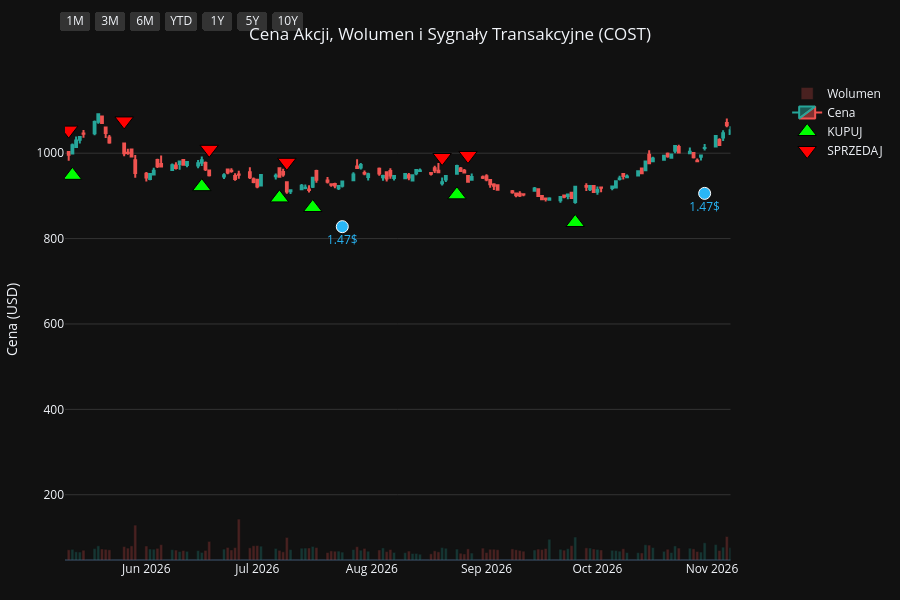
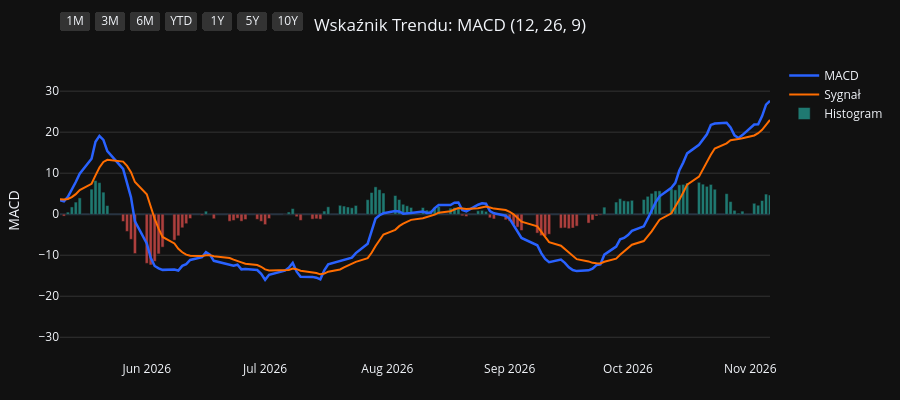
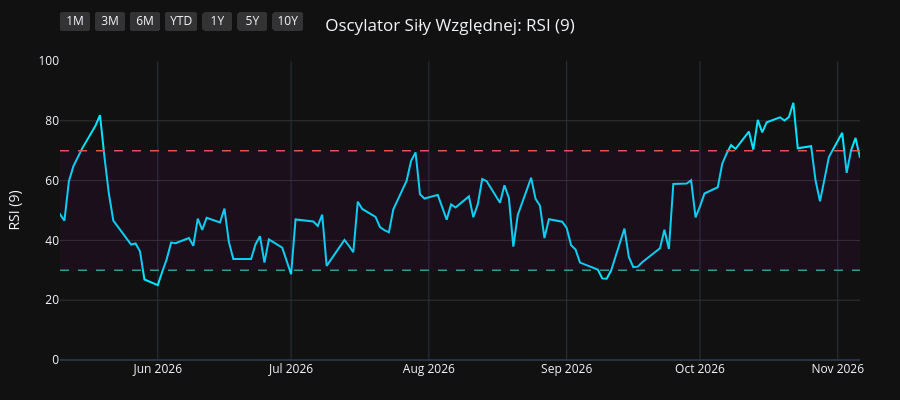
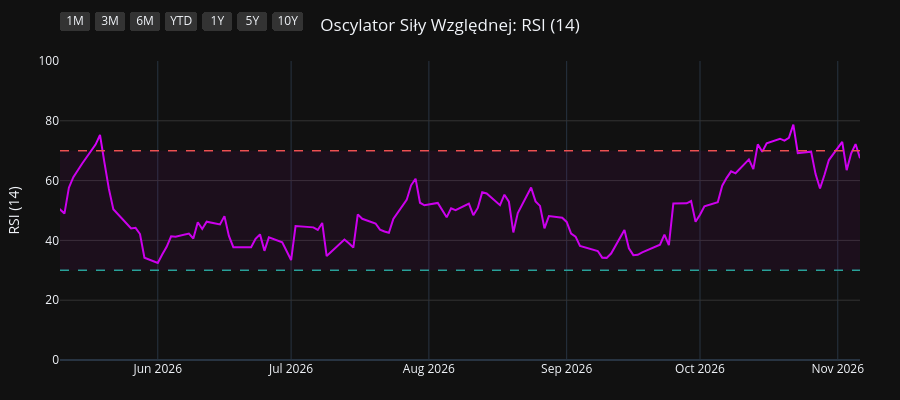

Here is the notebook cell these charts were saved with, in order:
### Code cell
import os
import yfinance as yf
import pandas as pd
import pandas_ta as ta
import plotly.graph_objects as go
from plotly.subplots import make_subplots

# 1. Pobranie i przygotowanie danych
symbol = os.environ.get("STOCK_TICKER", "").strip().upper()
if not symbol:
    raise RuntimeError("Set STOCK_TICKER before running price_extractor.ipynb")
df = yf.Ticker(symbol).history(period="10y")
df.index = df.index.tz_localize(None)

# Wskaźniki i sygnały
df.ta.macd(fast=12, slow=26, signal=9, append=True)
df.ta.rsi(length=9, append=True)
df.ta.rsi(length=14, append=True)
df.ta.rsi(length=21, append=True)
df.dropna(inplace=True)

macd = df['MACD_12_26_9']
signal = df['MACDs_12_26_9']
wczorajszy_macd = macd.shift(1)
wczorajszy_signal = signal.shift(1)

df['Decyzja'] = 'BRAK'
df.loc[(macd > signal) & (wczorajszy_macd <= wczorajszy_signal), 'Decyzja'] = 'KUPUJ'
df.loc[(macd < signal) & (wczorajszy_macd >= wczorajszy_signal), 'Decyzja'] = 'SPRZEDAJ'

df_kupuj = df[df['Decyzja'] == 'KUPUJ']
df_sprzedaj = df[df['Decyzja'] == 'SPRZEDAJ']
df_dywidendy = df[df['Dividends'] > 0]
df_splity = df[df['Stock Splits'] > 0]

# Wspólna konfiguracja osi X
konfiguracja_osi_x = dict(
    type="date",
    showspikes=True, spikemode="across", spikesnap="cursor", spikedash="dot", spikecolor="#ffffff", spikethickness=1, hoverformat="%Y-%m-%d",
    rangeselector=dict(
        buttons=list([
            dict(count=1, label="1M", step="month", stepmode="backward"),
            dict(count=3, label="3M", step="month", stepmode="backward"),
            dict(count=6, label="6M", step="month", stepmode="backward"),
            dict(count=1, label="YTD", step="year", stepmode="todate"),
            dict(count=1, label="1Y", step="year", stepmode="backward"),
            dict(count=5, label="5Y", step="year", stepmode="backward"),
            dict(step="all", label="10Y")
        ]),
        bgcolor="#333333", activecolor="#2962ff", x=0, y=1.1
    )
)

# ==========================================
# WYKRES 1: CENA + WOLUMEN + SYGNAŁY
# ==========================================
fig1 = make_subplots(specs=[[{"secondary_y": True}]])

kolory_wolumenu = ['#26a69a' if row['Close'] >= row['Open'] else '#ef5350' for index, row in df.iterrows()]
fig1.add_trace(go.Bar(x=df.index, y=df['Volume'], marker_color=kolory_wolumenu, opacity=0.25, name='Wolumen'), secondary_y=True)
fig1.add_trace(go.Candlestick(x=df.index, open=df['Open'], high=df['High'], low=df['Low'], close=df['Close'], name='Cena', increasing_line_color='#26a69a', decreasing_line_color='#ef5350'), secondary_y=False)
fig1.add_trace(go.Scatter(x=df_kupuj.index, y=df_kupuj['Low'] * 0.95, customdata=df_kupuj[['Low', 'High']], mode='markers', marker=dict(symbol='triangle-up', size=16, color='#00ff00', line=dict(width=1, color='black')), name='KUPUJ', hovertemplate='KUPUJ<br>Najniższa: %{customdata[0]:.2f}<br>Najwyższa: %{customdata[1]:.2f}<extra></extra>'), secondary_y=False)
fig1.add_trace(go.Scatter(x=df_sprzedaj.index, y=df_sprzedaj['High'] * 1.05, customdata=df_sprzedaj[['Low', 'High']], mode='markers', marker=dict(symbol='triangle-down', size=16, color='#ff0000', line=dict(width=1, color='black')), name='SPRZEDAJ', hovertemplate='SPRZEDAJ<br>Najniższa: %{customdata[0]:.2f}<br>Najwyższa: %{customdata[1]:.2f}<extra></extra>'), secondary_y=False)

if not df_dywidendy.empty:
    fig1.add_trace(go.Scatter(x=df_dywidendy.index, y=df_dywidendy['Low'] * 0.90, mode='markers+text', marker=dict(symbol='circle', size=12, color='#29b6f6', line=dict(width=1, color='white')), text=df_dywidendy['Dividends'].apply(lambda x: f"{x}$"), textposition="bottom center", name='Dywidenda', showlegend=False, hovertemplate='Dywidenda: %{text}<extra></extra>', textfont=dict(color="#29b6f6")), secondary_y=False)
if not df_splity.empty:
                    fig1.add_trace(go.Scatter(x=df_splity.index, y=df_splity['High'], mode='markers+text', marker=dict(symbol='star', size=16, color='#ffee58', line=dict(width=1, color='black')), text=df_splity['Stock Splits'].apply(lambda x: f"{x:g}:1" if x >= 1 else f"1:{1 / x:g}"), textposition="top center", name='Split', hovertemplate='%{text}<extra></extra>', textfont=dict(color="#ffee58")), secondary_y=False)

fig1.update_layout(title=dict(text=f"Cena Akcji, Wolumen i Sygnały Transakcyjne ({symbol})", x=0.5, xanchor='center'), dragmode='pan', xaxis_rangeslider_visible=False, template='plotly_dark', height=600, hovermode='x unified', margin=dict(l=60, r=40, t=60, b=40))
fig1.update_xaxes(**konfiguracja_osi_x)
fig1.update_xaxes(range=[df.index.max() - pd.Timedelta(days=180), df.index.max()])
fig1.update_yaxes(title_text="Cena (USD)", secondary_y=False, gridcolor='#333333')
fig1.update_yaxes(range=[0, df['Volume'].max() * 4], showgrid=False, showticklabels=False, secondary_y=True)
fig1.show(config={'scrollZoom': True})

# ==========================================
# WYKRES 2: WSKAŹNIK MACD
# ==========================================
fig2 = go.Figure()
fig2.add_trace(go.Scatter(x=df.index, y=df['MACD_12_26_9'], line=dict(color='#2962ff', width=2.5), name='MACD'))
fig2.add_trace(go.Scatter(x=df.index, y=df['MACDs_12_26_9'], line=dict(color='#ff6d00', width=2), name='Sygnał'))
kolory_macd = ['#26a69a' if val >= 0 else '#ef5350' for val in df['MACDh_12_26_9']]
fig2.add_trace(go.Bar(x=df.index, y=df['MACDh_12_26_9'], marker_color=kolory_macd, name='Histogram', opacity=0.7))
fig2.update_layout(title=dict(text="Wskaźnik Trendu: MACD (12, 26, 9)", x=0.5, xanchor='center'), dragmode='pan', xaxis_rangeslider_visible=False, template='plotly_dark', height=400, hovermode='x unified', margin=dict(l=60, r=40, t=60, b=40))
fig2.update_xaxes(**konfiguracja_osi_x)
fig2.update_xaxes(range=[df.index.max() - pd.Timedelta(days=180), df.index.max()])
fig2.update_yaxes(title_text="MACD", gridcolor='#333333')
fig2.show(config={'scrollZoom': True})

# ==========================================
# WYKRES 3: OSCYLATOR RSI (9)
# ==========================================
fig3 = go.Figure()
fig3.add_trace(go.Scatter(x=df.index, y=df['RSI_9'], line=dict(color='#00e5ff', width=2), name='RSI (9)'))
fig3.add_hline(y=70, line_dash="dash", line_color="#ef5350", line_width=1.5)
fig3.add_hline(y=30, line_dash="dash", line_color="#26a69a", line_width=1.5)
fig3.add_hrect(y0=30, y1=70, line_width=0, fillcolor="purple", opacity=0.1)
fig3.update_layout(title=dict(text="Oscylator Siły Względnej: RSI (9)", x=0.5, xanchor='center'), dragmode='pan', xaxis_rangeslider_visible=False, template='plotly_dark', height=400, hovermode='x unified', margin=dict(l=60, r=40, t=60, b=40))
fig3.update_xaxes(**konfiguracja_osi_x)
fig3.update_xaxes(range=[df.index.max() - pd.Timedelta(days=180), df.index.max()])
fig3.update_yaxes(title_text="RSI (9)", range=[0, 100], gridcolor='#333333')
fig3.show(config={'scrollZoom': True})

# ==========================================
# WYKRES 4: OSCYLATOR RSI (14)
# ==========================================
fig4 = go.Figure()
fig4.add_trace(go.Scatter(x=df.index, y=df['RSI_14'], line=dict(color='#d500f9', width=2), name='RSI (14)'))
fig4.add_hline(y=70, line_dash="dash", line_color="#ef5350", line_width=1.5)
fig4.add_hline(y=30, line_dash="dash", line_color="#26a69a", line_width=1.5)
fig4.add_hrect(y0=30, y1=70, line_width=0, fillcolor="purple", opacity=0.1)
fig4.update_layout(title=dict(text="Oscylator Siły Względnej: RSI (14)", x=0.5, xanchor='center'), dragmode='pan', xaxis_rangeslider_visible=False, template='plotly_dark', height=400, hovermode='x unified', margin=dict(l=60, r=40, t=60, b=40))
fig4.update_xaxes(**konfiguracja_osi_x)
fig4.update_xaxes(range=[df.index.max() - pd.Timedelta(days=180), df.index.max()])
fig4.update_yaxes(title_text="RSI (14)", range=[0, 100], gridcolor='#333333')
fig4.show(config={'scrollZoom': True})

# ==========================================
# WYKRES 5: OSCYLATOR RSI (21)
# ==========================================
fig5 = go.Figure()
fig5.add_trace(go.Scatter(x=df.index, y=df['RSI_21'], line=dict(color='#64dd17', width=2), name='RSI (21)'))
fig5.add_hline(y=70, line_dash="dash", line_color="#ef5350", line_width=1.5)
fig5.add_hline(y=30, line_dash="dash", line_color="#26a69a", line_width=1.5)
fig5.add_hrect(y0=30, y1=70, line_width=0, fillcolor="purple", opacity=0.1)
fig5.update_layout(title=dict(text="Oscylator Siły Względnej: RSI (21)", x=0.5, xanchor='center'), dragmode='pan', xaxis_rangeslider_visible=False, template='plotly_dark', height=400, hovermode='x unified', margin=dict(l=60, r=40, t=60, b=40))
fig5.update_xaxes(**konfiguracja_osi_x)
fig5.update_xaxes(range=[df.index.max() - pd.Timedelta(days=180), df.index.max()])
fig5.update_yaxes(title_text="RSI (21)", range=[0, 100], gridcolor='#333333')
fig5.show(config={'scrollZoom': True})

### Figure 1 — Plotly figure (JSON) as saved in the notebook; plotly's stock layout.template omitted (floating-point values rounded to 4 significant figures; data arrays with more than 128 entries replaced by an {"elided": "..."} marker saying what was removed)
{"data": [{"marker": {"color": {"elided": "2481 str values"}}, "name": "Wolumen", "opacity": 0.25, "type": "bar", "x": {"elided": "2481 str values"}, "xaxis": "x", "y": {"elided": "2481 int values"}, "yaxis": "y2"}, {"close": {"elided": "2481 float values"}, "decreasing": {"line": {"color": "#ef5350"}}, "high": {"elided": "2481 float values"}, "increasing": {"line": {"color": "#26a69a"}}, "low": {"elided": "2481 float values"}, "name": "Cena", "open": {"elided": "2481 float values"}, "type": "candlestick", "x": {"elided": "2481 str values"}, "xaxis": "x", "yaxis": "y"}, {"customdata": {"elided": "94x2 float values"}, "hovertemplate": "KUPUJ<br>Najniższa: %{customdata[0]:.2f}<br>Najwyższa: %{customdata[1]:.2f}<extra></extra>", "marker": {"color": "#00ff00", "line": {"color": "black", "width": 1}, "size": 16, "symbol": "triangle-up"}, "mode": "markers", "name": "KUPUJ", "type": "scatter", "x": ["2017-02-03T00:00:00", "2017-03-30T00:00:00", "2017-05-26T00:00:00", "2017-07-19T00:00:00", "2017-09-01T00:00:00", "2017-10-24T00:00:00", "2018-01-22T00:00:00", "2018-02-16T00:00:00", "2018-03-29T00:00:00", "2018-04-05T00:00:00", "2018-05-16T00:00:00", "2018-06-08T00:00:00", "2018-07-13T00:00:00", "2018-08-07T00:00:00", "2018-08-20T00:00:00", "2018-10-19T00:00:00", "2018-10-31T00:00:00", "2018-11-30T00:00:00", "2019-01-02T00:00:00", "2019-02-12T00:00:00", "2019-05-17T00:00:00", "2019-06-06T00:00:00", "2019-07-11T00:00:00", "2019-08-22T00:00:00", "2019-10-08T00:00:00", "2019-11-07T00:00:00", "2019-12-26T00:00:00", "2020-01-08T00:00:00", "2020-02-07T00:00:00", "2020-03-19T00:00:00", "2020-04-03T00:00:00", "2020-05-28T00:00:00", "2020-06-30T00:00:00", "2020-08-04T00:00:00", "2020-08-28T00:00:00", "2020-09-28T00:00:00", "2020-11-06T00:00:00", "2020-11-17T00:00:00", "2020-12-31T00:00:00", "2021-02-08T00:00:00", "2021-03-12T00:00:00", "2021-05-07T00:00:00", "2021-06-22T00:00:00", "2021-10-18T00:00:00", "2021-12-15T00:00:00", "2021-12-29T00:00:00", "2022-02-01T00:00:00", "2022-02-25T00:00:00", "2022-05-27T00:00:00", "2022-08-18T00:00:00", "2022-10-06T00:00:00", "2022-10-13T00:00:00", "2022-10-18T00:00:00", "2023-01-06T00:00:00", "2023-03-16T00:00:00", "2023-05-11T00:00:00", "2023-05-30T00:00:00", "2023-06-27T00:00:00", "2023-07-14T00:00:00", "2023-09-06T00:00:00", "2023-09-27T00:00:00", "2023-10-17T00:00:00", "2023-11-06T00:00:00", "2024-01-18T00:00:00", "2024-02-05T00:00:00", "2024-02-26T00:00:00", "2024-04-12T00:00:00", "2024-04-23T00:00:00", "2024-07-09T00:00:00", "2024-08-09T00:00:00", "2024-09-12T00:00:00", "2024-10-23T00:00:00", "2024-11-06T00:00:00", "2025-01-17T00:00:00", "2025-03-27T00:00:00", "2025-05-16T00:00:00", "2025-06-02T00:00:00", "2025-08-01T00:00:00", "2025-09-08T00:00:00", "2025-10-09T00:00:00", "2025-11-04T00:00:00", "2025-11-28T00:00:00", "2025-12-26T00:00:00", "2026-02-05T00:00:00", "2026-02-13T00:00:00", "2026-04-01T00:00:00", "2026-04-23T00:00:00", "2026-04-30T00:00:00", "2026-05-12T00:00:00", "2026-06-16T00:00:00", "2026-07-07T00:00:00", "2026-07-16T00:00:00", "2026-08-24T00:00:00", "2026-09-25T00:00:00"], "xaxis": "x", "y": [134.4, 134.4, 149.3, 126.9, 132.6, 135.8, 162.5, 162.1, 156.5, 156.9, 165.9, 171.0, 181.8, 189.7, 192.3, 195.1, 192.4, 196.4, 170.9, 179.4, 211.1, 213.0, 233.7, 238.0, 250.2, 261.2, 253.8, 250.8, 267.5, 261.9, 247.3, 266.2, 260.3, 285.9, 300.3, 298.2, 331.7, 332.5, 332.8, 318.4, 291.5, 342.9, 346.9, 403.2, 491.2, 507.4, 447.5, 455.6, 411.1, 503.5, 436.0, 406.3, 424.2, 419.0, 438.4, 452.7, 456.4, 475.1, 489.6, 492.4, 496.6, 520.3, 511.6, 635.4, 660.1, 691.3, 679.6, 670.1, 827.3, 785.9, 841.2, 839.8, 832.7, 868.7, 872.8, 950.3, 974.1, 886.0, 904.0, 874.5, 877.3, 852.8, 820.7, 933.7, 939.8, 936.8, 952.4, 942.2, 948.2, 921.7, 895.3, 872.7, 902.5, 837.7], "yaxis": "y"}, {"customdata": {"elided": "94x2 float values"}, "hovertemplate": "SPRZEDAJ<br>Najniższa: %{customdata[0]:.2f}<br>Najwyższa: %{customdata[1]:.2f}<extra></extra>", "marker": {"color": "#ff0000", "line": {"color": "black", "width": 1}, "size": 16, "symbol": "triangle-down"}, "mode": "markers", "name": "SPRZEDAJ", "type": "scatter", "x": ["2016-12-27T00:00:00", "2017-03-03T00:00:00", "2017-05-12T00:00:00", "2017-06-12T00:00:00", "2017-08-24T00:00:00", "2017-10-06T00:00:00", "2017-12-19T00:00:00", "2018-02-01T00:00:00", "2018-03-08T00:00:00", "2018-04-02T00:00:00", "2018-05-03T00:00:00", "2018-05-25T00:00:00", "2018-06-29T00:00:00", "2018-07-31T00:00:00", "2018-08-09T00:00:00", "2018-09-17T00:00:00", "2018-10-26T00:00:00", "2018-11-16T00:00:00", "2018-12-10T00:00:00", "2019-02-08T00:00:00", "2019-04-02T00:00:00", "2019-05-28T00:00:00", "2019-07-01T00:00:00", "2019-07-24T00:00:00", "2019-09-12T00:00:00", "2019-10-24T00:00:00", "2019-11-20T00:00:00", "2020-01-02T00:00:00", "2020-02-03T00:00:00", "2020-02-25T00:00:00", "2020-03-20T00:00:00", "2020-04-28T00:00:00", "2020-06-11T00:00:00", "2020-07-28T00:00:00", "2020-08-12T00:00:00", "2020-09-04T00:00:00", "2020-10-23T00:00:00", "2020-11-09T00:00:00", "2020-12-04T00:00:00", "2021-01-07T00:00:00", "2021-02-23T00:00:00", "2021-04-27T00:00:00", "2021-05-11T00:00:00", "2021-08-24T00:00:00", "2021-12-01T00:00:00", "2021-12-17T00:00:00", "2022-01-04T00:00:00", "2022-02-23T00:00:00", "2022-04-14T00:00:00", "2022-08-09T00:00:00", "2022-08-22T00:00:00", "2022-10-07T00:00:00", "2022-10-14T00:00:00", "2022-12-01T00:00:00", "2023-02-10T00:00:00", "2023-05-01T00:00:00", "2023-05-16T00:00:00", "2023-06-26T00:00:00", "2023-07-07T00:00:00", "2023-08-01T00:00:00", "2023-09-26T00:00:00", "2023-10-06T00:00:00", "2023-10-20T00:00:00", "2024-01-02T00:00:00", "2024-01-23T00:00:00", "2024-02-13T00:00:00", "2024-03-08T00:00:00", "2024-04-16T00:00:00", "2024-06-21T00:00:00", "2024-07-11T00:00:00", "2024-09-05T00:00:00", "2024-09-18T00:00:00", "2024-10-29T00:00:00", "2024-12-13T00:00:00", "2025-02-21T00:00:00", "2025-05-14T00:00:00", "2025-05-23T00:00:00", "2025-06-05T00:00:00", "2025-08-25T00:00:00", "2025-09-18T00:00:00", "2025-10-29T00:00:00", "2025-11-10T00:00:00", "2025-12-08T00:00:00", "2026-01-30T00:00:00", "2026-02-10T00:00:00", "2026-02-19T00:00:00", "2026-04-13T00:00:00", "2026-04-28T00:00:00", "2026-05-11T00:00:00", "2026-05-26T00:00:00", "2026-06-18T00:00:00", "2026-07-09T00:00:00", "2026-08-20T00:00:00", "2026-08-27T00:00:00"], "xaxis": "x", "y": [144.6, 153.1, 159.7, 168.1, 149.8, 148.7, 180.5, 182.7, 174.7, 175.3, 181.9, 188.3, 198.0, 207.0, 209.1, 221.2, 212.1, 218.4, 212.8, 197.6, 231.4, 237.7, 253.7, 267.2, 278.8, 284.0, 289.3, 281.1, 294.5, 302.8, 294.6, 297.7, 296.4, 316.3, 325.5, 340.0, 361.7, 374.9, 370.7, 367.1, 347.4, 367.1, 377.8, 452.5, 545.6, 553.8, 566.0, 506.3, 594.3, 545.0, 553.0, 479.1, 473.4, 520.1, 502.4, 501.8, 503.1, 527.9, 539.5, 566.1, 565.6, 571.3, 571.0, 679.1, 714.0, 746.3, 781.9, 747.0, 897.8, 922.4, 921.6, 938.5, 924.2, 1045.0, 1077.0, 1041.0, 1057.0, 1094.0, 998.9, 1003.0, 958.9, 962.4, 933.2, 994.2, 1043.0, 1053.0, 1045.0, 1058.0, 1054.0, 1076.0, 1009.0, 978.7, 990.0, 994.8], "yaxis": "y"}, {"hovertemplate": "Dywidenda: %{text}<extra></extra>", "marker": {"color": "#29b6f6", "line": {"color": "white", "width": 1}, "size": 12, "symbol": "circle"}, "mode": "markers+text", "name": "Dywidenda", "showlegend": false, "text": ["0.45$", "7.0$", "0.5$", "0.5$", "0.5$", "0.5$", "0.57$", "0.57$", "0.57$", "0.57$", "0.65$", "0.65$", "0.65$", "0.65$", "0.7$", "0.7$", "0.7$", "10.0$", "0.7$", "0.79$", "0.79$", "0.79$", "0.79$", "0.9$", "0.9$", "0.9$", "0.9$", "1.02$", "1.02$", "1.02$", "15.0$", "1.02$", "1.16$", "1.16$", "1.16$", "1.16$", "1.3$", "1.3$", "1.3$", "1.3$", "1.47$", "1.47$", "1.47$"], "textfont": {"color": "#29b6f6"}, "textposition": "bottom center", "type": "scatter", "x": ["2017-02-08T00:00:00", "2017-05-08T00:00:00", "2017-05-10T00:00:00", "2017-08-16T00:00:00", "2017-11-16T00:00:00", "2018-02-15T00:00:00", "2018-05-10T00:00:00", "2018-08-30T00:00:00", "2018-11-08T00:00:00", "2019-02-07T00:00:00", "2019-05-09T00:00:00", "2019-08-29T00:00:00", "2019-10-31T00:00:00", "2020-02-06T00:00:00", "2020-04-30T00:00:00", "2020-07-30T00:00:00", "2020-10-29T00:00:00", "2020-12-01T00:00:00", "2021-02-04T00:00:00", "2021-04-29T00:00:00", "2021-07-29T00:00:00", "2021-10-28T00:00:00", "2022-02-03T00:00:00", "2022-04-28T00:00:00", "2022-07-28T00:00:00", "2022-10-27T00:00:00", "2023-02-02T00:00:00", "2023-05-04T00:00:00", "2023-08-24T00:00:00", "2023-11-02T00:00:00", "2023-12-27T00:00:00", "2024-02-01T00:00:00", "2024-04-25T00:00:00", "2024-07-26T00:00:00", "2024-11-01T00:00:00", "2025-02-07T00:00:00", "2025-05-02T00:00:00", "2025-08-01T00:00:00", "2025-10-31T00:00:00", "2026-01-30T00:00:00", "2026-05-01T00:00:00", "2026-07-24T00:00:00", "2026-10-30T00:00:00"], "xaxis": "x", "y": [127.9, 136.3, 136.0, 125.6, 135.6, 150.0, 156.6, 185.4, 192.0, 167.5, 195.6, 239.0, 240.9, 252.4, 248.6, 265.1, 299.1, 322.7, 300.1, 313.3, 358.0, 415.0, 439.3, 467.0, 446.0, 424.3, 447.9, 418.9, 458.4, 477.6, 584.4, 612.8, 634.1, 719.1, 772.0, 922.7, 896.3, 839.4, 813.9, 833.5, 902.9, 827.9, 905.9], "yaxis": "y"}], "layout": {"dragmode": "pan", "height": 600, "hovermode": "x unified", "margin": {"b": 40, "l": 60, "r": 40, "t": 60}, "title": {"text": "Cena Akcji, Wolumen i Sygnały Transakcyjne (COST)", "x": 0.5, "xanchor": "center"}, "xaxis": {"anchor": "y", "domain": [0.0, 0.94], "hoverformat": "%Y-%m-%d", "range": ["2026-05-10T00:00:00", "2026-11-06T00:00:00"], "rangeselector": {"activecolor": "#2962ff", "bgcolor": "#333333", "buttons": [{"count": 1, "label": "1M", "step": "month", "stepmode": "backward"}, {"count": 3, "label": "3M", "step": "month", "stepmode": "backward"}, {"count": 6, "label": "6M", "step": "month", "stepmode": "backward"}, {"count": 1, "label": "YTD", "step": "year", "stepmode": "todate"}, {"count": 1, "label": "1Y", "step": "year", "stepmode": "backward"}, {"count": 5, "label": "5Y", "step": "year", "stepmode": "backward"}, {"label": "10Y", "step": "all"}], "x": 0, "y": 1.1}, "rangeslider": {"visible": false}, "showspikes": true, "spikecolor": "#ffffff", "spikedash": "dot", "spikemode": "across", "spikesnap": "cursor", "spikethickness": 1, "type": "date"}, "yaxis": {"anchor": "x", "domain": [0.0, 1.0], "gridcolor": "#333333", "title": {"text": "Cena (USD)"}}, "yaxis2": {"anchor": "x", "overlaying": "y", "range": [0, 96932000], "showgrid": false, "showticklabels": false, "side": "right"}}}

### Figure 2 — Plotly figure (JSON) as saved in the notebook; plotly's stock layout.template omitted (floating-point values rounded to 4 significant figures; data arrays with more than 128 entries replaced by an {"elided": "..."} marker saying what was removed)
{"data": [{"line": {"color": "#2962ff", "width": 2.5}, "name": "MACD", "type": "scatter", "x": {"elided": "2481 str values"}, "y": {"elided": "2481 float values"}}, {"line": {"color": "#ff6d00", "width": 2}, "name": "Sygnał", "type": "scatter", "x": {"elided": "2481 str values"}, "y": {"elided": "2481 float values"}}, {"marker": {"color": {"elided": "2481 str values"}}, "name": "Histogram", "opacity": 0.7, "type": "bar", "x": {"elided": "2481 str values"}, "y": {"elided": "2481 float values"}}], "layout": {"dragmode": "pan", "height": 400, "hovermode": "x unified", "margin": {"b": 40, "l": 60, "r": 40, "t": 60}, "title": {"text": "Wskaźnik Trendu: MACD (12, 26, 9)", "x": 0.5, "xanchor": "center"}, "xaxis": {"hoverformat": "%Y-%m-%d", "range": ["2026-05-10T00:00:00", "2026-11-06T00:00:00"], "rangeselector": {"activecolor": "#2962ff", "bgcolor": "#333333", "buttons": [{"count": 1, "label": "1M", "step": "month", "stepmode": "backward"}, {"count": 3, "label": "3M", "step": "month", "stepmode": "backward"}, {"count": 6, "label": "6M", "step": "month", "stepmode": "backward"}, {"count": 1, "label": "YTD", "step": "year", "stepmode": "todate"}, {"count": 1, "label": "1Y", "step": "year", "stepmode": "backward"}, {"count": 5, "label": "5Y", "step": "year", "stepmode": "backward"}, {"label": "10Y", "step": "all"}], "x": 0, "y": 1.1}, "rangeslider": {"visible": false}, "showspikes": true, "spikecolor": "#ffffff", "spikedash": "dot", "spikemode": "across", "spikesnap": "cursor", "spikethickness": 1, "type": "date"}, "yaxis": {"gridcolor": "#333333", "title": {"text": "MACD"}}}}

### Figure 3 — Plotly figure (JSON) as saved in the notebook; plotly's stock layout.template omitted (floating-point values rounded to 4 significant figures; data arrays with more than 128 entries replaced by an {"elided": "..."} marker saying what was removed)
{"data": [{"line": {"color": "#00e5ff", "width": 2}, "name": "RSI (9)", "type": "scatter", "x": {"elided": "2481 str values"}, "y": {"elided": "2481 float values"}}], "layout": {"dragmode": "pan", "height": 400, "hovermode": "x unified", "margin": {"b": 40, "l": 60, "r": 40, "t": 60}, "shapes": [{"line": {"color": "#ef5350", "dash": "dash", "width": 1.5}, "type": "line", "x0": 0, "x1": 1, "xref": "x domain", "y0": 70, "y1": 70, "yref": "y"}, {"line": {"color": "#26a69a", "dash": "dash", "width": 1.5}, "type": "line", "x0": 0, "x1": 1, "xref": "x domain", "y0": 30, "y1": 30, "yref": "y"}, {"fillcolor": "purple", "line": {"width": 0}, "opacity": 0.1, "type": "rect", "x0": 0, "x1": 1, "xref": "x domain", "y0": 30, "y1": 70, "yref": "y"}], "title": {"text": "Oscylator Siły Względnej: RSI (9)", "x": 0.5, "xanchor": "center"}, "xaxis": {"hoverformat": "%Y-%m-%d", "range": ["2026-05-10T00:00:00", "2026-11-06T00:00:00"], "rangeselector": {"activecolor": "#2962ff", "bgcolor": "#333333", "buttons": [{"count": 1, "label": "1M", "step": "month", "stepmode": "backward"}, {"count": 3, "label": "3M", "step": "month", "stepmode": "backward"}, {"count": 6, "label": "6M", "step": "month", "stepmode": "backward"}, {"count": 1, "label": "YTD", "step": "year", "stepmode": "todate"}, {"count": 1, "label": "1Y", "step": "year", "stepmode": "backward"}, {"count": 5, "label": "5Y", "step": "year", "stepmode": "backward"}, {"label": "10Y", "step": "all"}], "x": 0, "y": 1.1}, "rangeslider": {"visible": false}, "showspikes": true, "spikecolor": "#ffffff", "spikedash": "dot", "spikemode": "across", "spikesnap": "cursor", "spikethickness": 1, "type": "date"}, "yaxis": {"gridcolor": "#333333", "range": [0, 100], "title": {"text": "RSI (9)"}}}}

### Figure 4 — Plotly figure (JSON) as saved in the notebook; plotly's stock layout.template omitted (floating-point values rounded to 4 significant figures; data arrays with more than 128 entries replaced by an {"elided": "..."} marker saying what was removed)
{"data": [{"line": {"color": "#d500f9", "width": 2}, "name": "RSI (14)", "type": "scatter", "x": {"elided": "2481 str values"}, "y": {"elided": "2481 float values"}}], "layout": {"dragmode": "pan", "height": 400, "hovermode": "x unified", "margin": {"b": 40, "l": 60, "r": 40, "t": 60}, "shapes": [{"line": {"color": "#ef5350", "dash": "dash", "width": 1.5}, "type": "line", "x0": 0, "x1": 1, "xref": "x domain", "y0": 70, "y1": 70, "yref": "y"}, {"line": {"color": "#26a69a", "dash": "dash", "width": 1.5}, "type": "line", "x0": 0, "x1": 1, "xref": "x domain", "y0": 30, "y1": 30, "yref": "y"}, {"fillcolor": "purple", "line": {"width": 0}, "opacity": 0.1, "type": "rect", "x0": 0, "x1": 1, "xref": "x domain", "y0": 30, "y1": 70, "yref": "y"}], "title": {"text": "Oscylator Siły Względnej: RSI (14)", "x": 0.5, "xanchor": "center"}, "xaxis": {"hoverformat": "%Y-%m-%d", "range": ["2026-05-10T00:00:00", "2026-11-06T00:00:00"], "rangeselector": {"activecolor": "#2962ff", "bgcolor": "#333333", "buttons": [{"count": 1, "label": "1M", "step": "month", "stepmode": "backward"}, {"count": 3, "label": "3M", "step": "month", "stepmode": "backward"}, {"count": 6, "label": "6M", "step": "month", "stepmode": "backward"}, {"count": 1, "label": "YTD", "step": "year", "stepmode": "todate"}, {"count": 1, "label": "1Y", "step": "year", "stepmode": "backward"}, {"count": 5, "label": "5Y", "step": "year", "stepmode": "backward"}, {"label": "10Y", "step": "all"}], "x": 0, "y": 1.1}, "rangeslider": {"visible": false}, "showspikes": true, "spikecolor": "#ffffff", "spikedash": "dot", "spikemode": "across", "spikesnap": "cursor", "spikethickness": 1, "type": "date"}, "yaxis": {"gridcolor": "#333333", "range": [0, 100], "title": {"text": "RSI (14)"}}}}
